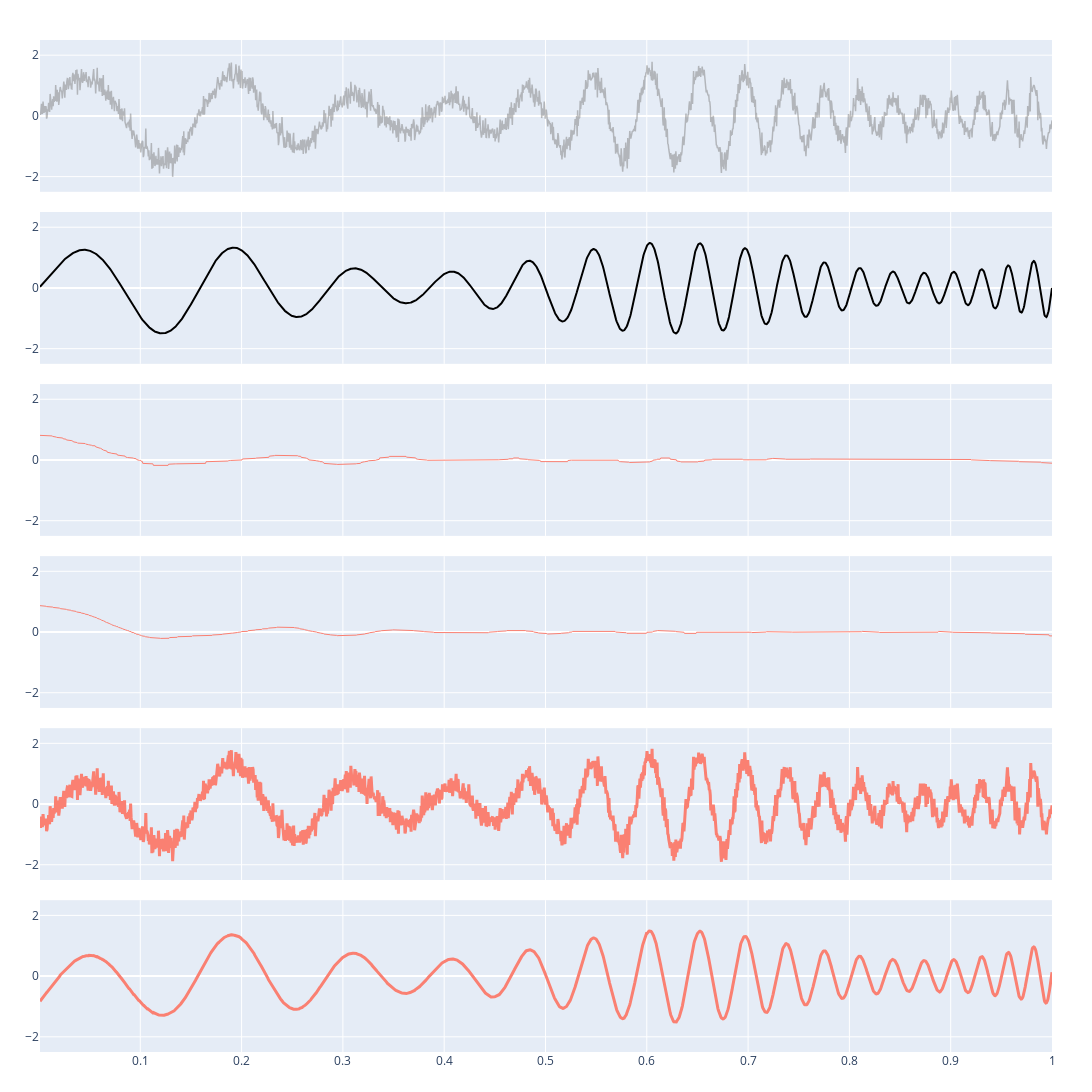

Here is the notebook cell this chart was saved with:
### Code cell
import plotly.graph_objects as go
from plotly.subplots import make_subplots

fig = make_subplots(
    rows=6, cols=1,
    shared_xaxes=True,
    vertical_spacing=0.02
)

fig.add_trace(
    go.Scatter(x=x, y=y_noisy, mode="lines",
               line=dict(color="gray", width=1.5),
               opacity=0.5),
    row=1, col=1
)

fig.add_trace(
    go.Scatter(x=x, y=y_clean, mode="lines",
               line=dict(color="black", width=2)),
    row=2, col=1
)

fig.add_trace(
    go.Scatter(x=x, y=components[0], mode="lines",
               line=dict(color="salmon", width=1)),
    row=3, col=1
)

fig.add_trace(
    go.Scatter(x=x, y=components_clean[0], mode="lines",
               line=dict(color="salmon", width=1)),
    row=4, col=1
)

fig.add_trace(
    go.Scatter(x=x, y=residuals_list[0], mode="lines",
               line=dict(color="salmon", width=3)),
    row=5, col=1
)

fig.add_trace(
    go.Scatter(x=x, y=residuals_list_clean[0], mode="lines",
               line=dict(color="salmon", width=3)),
    row=6, col=1
)

for i in range(1, 7):
    fig.update_yaxes(range=[-2.5, 2.5], row=i, col=1)

fig.update_layout(
    width=1600,
    height=1200,
    showlegend=False,
    margin=dict(l=40, r=40, t=40, b=40)
)

# fig.write_image(f"EMD_Local_6panels_h{h_start}.png", scale=5)
fig.show()

### Figure 1 — Plotly figure (JSON) as saved in the notebook; plotly's stock layout.template omitted (floating-point values rounded to 4 significant figures; data arrays with more than 128 entries replaced by an {"elided": "..."} marker saying what was removed)
{"data": [{"line": {"color": "gray", "width": 1.5}, "mode": "lines", "opacity": 0.5, "type": "scatter", "x": {"elided": "2000 float values"}, "xaxis": "x", "y": {"elided": "2000 float values"}, "yaxis": "y"}, {"line": {"color": "black", "width": 2}, "mode": "lines", "type": "scatter", "x": {"elided": "2000 float values"}, "xaxis": "x2", "y": {"elided": "2000 float values"}, "yaxis": "y2"}, {"line": {"color": "salmon", "width": 1}, "mode": "lines", "type": "scatter", "x": {"elided": "2000 float values"}, "xaxis": "x3", "y": {"elided": "2000 float values"}, "yaxis": "y3"}, {"line": {"color": "salmon", "width": 1}, "mode": "lines", "type": "scatter", "x": {"elided": "2000 float values"}, "xaxis": "x4", "y": {"elided": "2000 float values"}, "yaxis": "y4"}, {"line": {"color": "salmon", "width": 3}, "mode": "lines", "type": "scatter", "x": {"elided": "2000 float values"}, "xaxis": "x5", "y": {"elided": "2000 float values"}, "yaxis": "y5"}, {"line": {"color": "salmon", "width": 3}, "mode": "lines", "type": "scatter", "x": {"elided": "2000 float values"}, "xaxis": "x6", "y": {"elided": "2000 float values"}, "yaxis": "y6"}], "layout": {"height": 1200, "margin": {"b": 40, "l": 40, "r": 40, "t": 40}, "showlegend": false, "width": 1600, "xaxis": {"anchor": "y", "domain": [0, 1], "matches": "x6", "showticklabels": false}, "xaxis2": {"anchor": "y2", "domain": [0, 1], "matches": "x6", "showticklabels": false}, "xaxis3": {"anchor": "y3", "domain": [0, 1], "matches": "x6", "showticklabels": false}, "xaxis4": {"anchor": "y4", "domain": [0, 1], "matches": "x6", "showticklabels": false}, "xaxis5": {"anchor": "y5", "domain": [0, 1], "matches": "x6", "showticklabels": false}, "xaxis6": {"anchor": "y6", "domain": [0, 1]}, "yaxis": {"anchor": "x", "domain": [0.85, 1], "range": [-2.5, 2.5]}, "yaxis2": {"anchor": "x2", "domain": [0.68, 0.83], "range": [-2.5, 2.5]}, "yaxis3": {"anchor": "x3", "domain": [0.51, 0.66], "range": [-2.5, 2.5]}, "yaxis4": {"anchor": "x4", "domain": [0.34, 0.49], "range": [-2.5, 2.5]}, "yaxis5": {"anchor": "x5", "domain": [0.17, 0.32], "range": [-2.5, 2.5]}, "yaxis6": {"anchor": "x6", "domain": [0, 0.15], "range": [-2.5, 2.5]}}}
